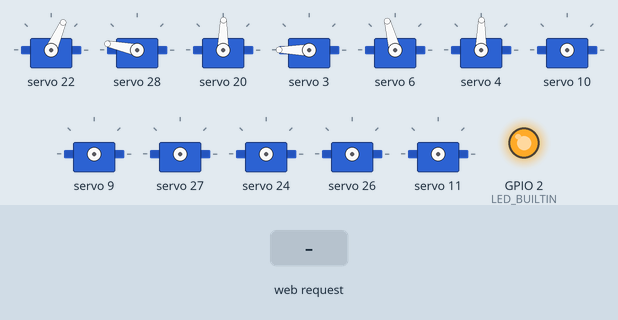
Bench run of a sketch on a simulated ESP8266 (NodeMCU). Shown: 12 × servo, output pins drawn as LEDs (lit = HIGH, except the on-board LED, lit = LOW). Dashed ring = blinking. Inputs (shaded band) come from the test bench. WiFi joins after 1.5 s; servers stay silent unless stated; uploads are accepted with an empty reply; what the sketch prints to the serial monitor is not drawn.

Above: at 2.9 s.
3.0 s: HTTP request GET /wave_left received
At 6.4 s:
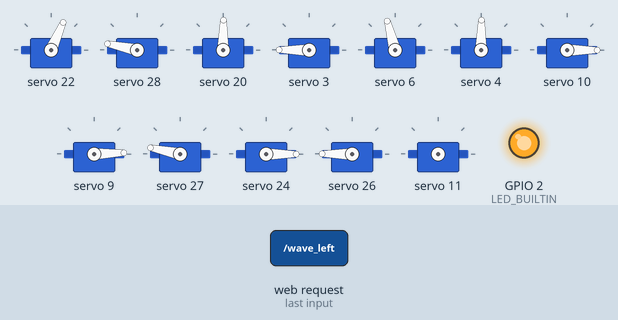
6.5 s: HTTP request GET /nod received
12.1 s: HTTP request GET /hands_up received
At 14.6 s:
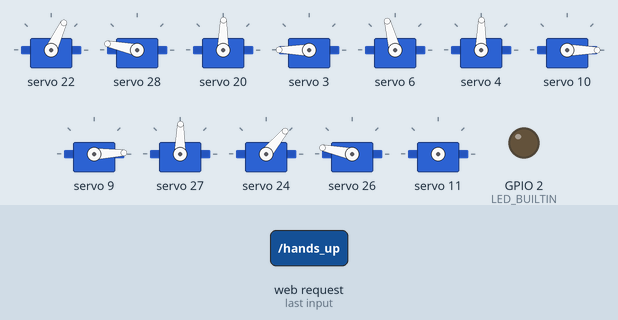
17.6 s: HTTP request GET /look_right received
At 20.9 s:
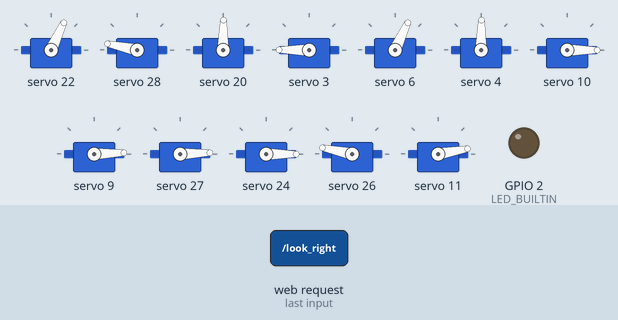
23.6 s: HTTP request GET /look_left received
At 25.5 s:
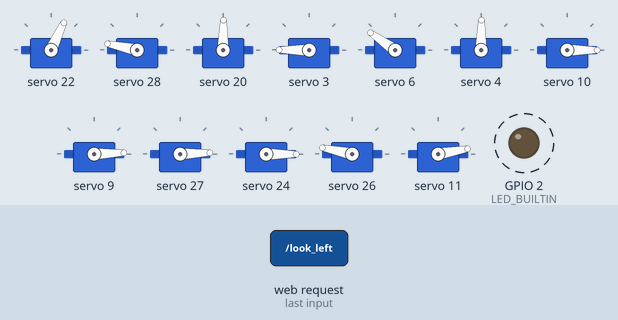
29.2 s: HTTP request GET /hands_down received
At 32.7 s:
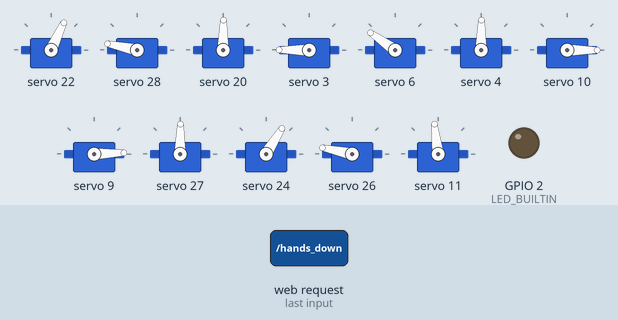
Timing chart, 0 to 34.2 s (numbered marks = the images above; inputs shaded):
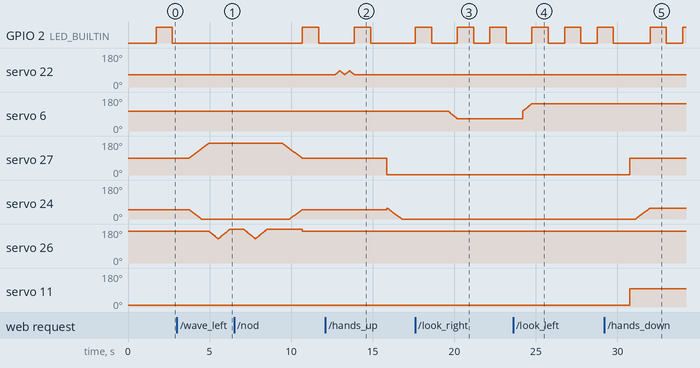

The sketch:

WiFiWebServer.ino
```cpp
#include <ESP8266WiFi.h>
#include <Wire.h>
#include <ESP8266HTTPClient.h>
#include <Adafruit_PWMServoDriver.h>

Adafruit_PWMServoDriver pwm = Adafruit_PWMServoDriver(0x41);
Adafruit_PWMServoDriver pwm1 = Adafruit_PWMServoDriver(0x40);

#define SERVOMIN 150
#define SERVOMAX 600

const char* ssid = "robotic-lab-3";
const char* password = "deepblue69";

WiFiServer server(80);
WiFiClient client;

void setup() {
  Serial.begin(115200);
  delay(10);

  Serial.println();
  Serial.println();
  Serial.print("Connecting to ");
  Serial.println(ssid);

  WiFi.begin(ssid, password);
  pinMode(LED_BUILTIN, OUTPUT);
  while (WiFi.status() != WL_CONNECTED) {
    delay(500);
    Serial.print(".");
  }
  Serial.println("");
  Serial.println("WiFi connected");

  // Start the server
  server.begin();
  Serial.println("Server started");
  // Print the IP address
  IPAddress ip_address = WiFi.localIP();
  Serial.println(ip_address);

  String ip_send = "http://whatever.beer/init.php?body=";
  ip_send += ip_address.toString();
  HTTPClient http;
  http.begin(ip_send);
  int httpCode = http.GET();
  if (httpCode > 0){
    String payload = http.getString();
    Serial.println(payload);
  }
  Serial.printf("Sentmsg: status %d", httpCode);
  http.end();

  pwm.begin();
  pwm.setPWMFreq(60);

  pwm1.begin();
  pwm1.setPWMFreq(60);
  yield();
  sit();
}

void  setServoPulse(uint8_t n, double pulse)
{
  double pulselen;

  pulselen = 1000000;
  pulselen /= 60;
  Serial.print(pulselen);
  pulselen /= 4096;
  Serial.print(pulselen);
  pulse *= 1000;
  pulse /= pulselen;
}

int   down = 0;
int   right_wave = 0;
int   left_wave = 0;
int   raand = 0;
int up = 0;

void loop() {
  LED();
  // Check if a client has connected
  WiFiClient client = server.available();
  if (!client) {
    return;
  }

  // Wait until the client sends some data
  while(!client.available()){
    delay(1);
  }
  Serial.println("new client");

  // Read the first line of the request
  String req = client.readStringUntil('\r');
  Serial.println(req);
  //client.flush();

  // Match the request
  String val;
  if (req.indexOf("/nod") != -1){
    nod();
    val = "Nodding Head";
  }
  else if (req.indexOf("/center") != -1){
    sit();
    val = "Center";
  }
  else if (req.indexOf("/hands_up") != -1){
    hands_up(&down, &up, &right_wave, &left_wave);
    val = "Hands Are Up";
  }
  else if (req.indexOf("/look_right") != -1){
    twist_left();
    val = "Looking Left";
  }
  else if (req.indexOf("/look_left") != -1){
    twist_right();
    val = "Looking Right";
  }
  else if (req.indexOf("/hands_down") != -1){
    Serial.println(left_wave);
    hands_down(&down, up, right_wave, left_wave);
    val = "Hands Are Down";
    raand = 0;
  }
  else if(req.indexOf("/wave_left") != -1){
    wave_left_hand(&left_wave);
    val = "Left Hand Waving";
    raand = 0;
  }
  else if (req.indexOf("/wave_right") != -1){
    wave_right_hand(&right_wave);
    val = "Right Hands Waving";
    raand = 0;
  }
  else{
    Serial.println("invalid request");
    client.stop();
    return;
  }

  if (req.indexOf("/wave_right") != -1){
    wave_right_hand(&right_wave);
    val = "Right Hands Waving";
    raand = 0;
  }
  //client.flush();

  // Prepare the response
  String s = "HTTP/1.1 200 OK\r\nContent-Type: text/html\r\n\r\n<!DOCTYPE HTML>\r\n<html>\r\n ";
  s += val;
  s += "</html>\n";

  // Send the response to the client
  client.print(s);
  client.stop();
  delay(1);
  Serial.println("Client disonnected");

  // The client will actually be disconnected
  // when the function returns and 'client' object is detroyed

}
```

Left_Serv.ino
```cpp
int   l_i = 0;
int   l_w = 0;
int   l_j = 0;
int   l_k = 0;

void wave_left_hand(int *l_wave){
 int z = 0;
  pwm1.setPWM(10, 0, 120);
  pwm1.setPWM(9, 0, 140);
  l_i = 0;
  while (l_i++ < 200){
    pwm.setPWM(11, 0, 360 + l_i);
    pwm.setPWM(8, 0, 260 - l_i);
    delay(5);
  }
  while (l_j++ < 4){
   if (z <= 0){
    while (z++ <= 100){
      pwm.setPWM(10, 0, 560 - z);
      delay(5);
    }
  }
  else{
    while (z-- >= -100){
      pwm.setPWM(10, 0, 560 - z);
      delay(5);
    }
  }
  }
  delay(500);
  while (l_i-- >= 0){
    pwm.setPWM(8, 0, 260 - l_i);
    pwm.setPWM(11, 0, 360 + l_i);
    delay(5);
  }
  pwm.setPWM(10, 0, 560);
  *l_wave = 1;
}
```

Legs.ino
```cpp
void  LED(){
  digitalWrite(LED_BUILTIN, HIGH);   // turn the LED on (HIGH is the voltage level)
  delay(1000);                       // wait for a second
  digitalWrite(LED_BUILTIN, LOW);    // turn the LED off by making the voltage LOW
  delay(1000);
}
int z = 0;
void neck(){

  pwm.setPWM(6, 0, 160);
}

void sit(){
  pwm.setPWM(6, 0, 300);
  pwm.setPWM(12, 0, 560);
  pwm.setPWM(4, 0, 360);
  pwm1.setPWM(3, 0, 600);
  pwm1.setPWM(6, 0, 400);
  pwm1.setPWM(4, 0, 360);
}

void nod(){
  int   x = 0;
  int   y = 0;
  int   z = 0;
  while (z++ < 4){
    if (x <= 0){
      while (x++ <= 50){
        pwm.setPWM(6, 0, 300 + x);
        delay(5);
    }
  }
  else{
    while (x-- >= 0){
      pwm.setPWM(6, 0, 300 + x);
      delay(5);
    }
  }
  }
}

void  twist_left(){
  int   x = 0;
  int   y = 0;
  int   z = 0;
  if (x <= 0){
    while (x++ <= 100){
      pwm1.setPWM(6, 0, 400 - x);
      delay(5);
  }
  //delay(200);
}
else{
  while (x-- >= 0){
    pwm1.setPWM(6, 0, 400 - x);
    delay(5);
  }
}
}

void  twist_right(){
  int   x = 0;
  int   y = 0;
  int   z = 0;
  if (x <= 0){
    while (x++ <= 100){
      pwm1.setPWM(6, 0, 400 + x);
      delay(5);
  }
  //delay(200);
}
else{
  while (x-- >= 0){
    pwm1.setPWM(6, 0, 400 + x);
    delay(5);
  }
}
}
```

Right_Serv.ino
```cpp
int   r_i = 0;
int   r_w = 0;
int   r_j = 0;

void wave_right_hand(int *r_wave){
  pwm1.setPWM(10, 0, 120);
  pwm1.setPWM(9, 0, 140);
  r_i = 0;
  while (r_i++ < 200){
    pwm1.setPWM(11, 0, 380 + r_i);
    pwm1.setPWM(8, 0, 260 + r_i);
    LED();
    delay(5);
  }
  *r_wave = 1;
}
```

Two_In_Sync.ino
```cpp
int   i = 0;
int   w = 0;
int   j = 0;
int   k = 0;

//R-HTWT 4
//S-TWT 6
//R-ASS 7

void hands_up(int *down, int *h_up, int *r, int *l){
  pwm1.setPWM(11, 0, 160);
  pwm1.setPWM(10, 0, 120);
  pwm1.setPWM(9, 0, 140);

  pwm.setPWM(11, 0, 140);//140
  pwm.setPWM(10, 0, 560);//120
  pwm.setPWM(9, 0, 280);//260
  while (i++ < 200){
    pwm1.setPWM(8, 0, 240 + i);
    pwm.setPWM(8, 0, 280 - i);
    delay(5);
    Serial.println(i);
  }
  delay(500);
  ///hands_down(h_up, r, l);
  Serial.print("exit");
  *r = 0;
  *l = 0;
  *h_up = 1;
  *down = 0;
}

void hands_down(int *down, int up, int r, int l){
  if (up == 0){
    return ;
  }
  else if (*down == 1){
    return ;
  }
  i = 200;
  Serial.println("Moving arms down.");
  pwm1.setPWM(11, 0, 380);
  pwm1.setPWM(10, 0, 120);
  pwm1.setPWM(9, 0, 140);

  pwm.setPWM(11, 0, 360);//140
  pwm.setPWM(10, 0, 560);//120
  pwm.setPWM(9, 0, 280);//260
  while (i-- > 0){
    pwm1.setPWM(8, 0, 240 + i);
    pwm.setPWM(8, 0, 280 - i);
    delay(5);
  }
  *down = 1;
}

void  idle(){
  int d = 0;
  for(int i = 0; i < 5; i++){
    //hands_down(&d);
    if (raand == 0)
      return ;
    //hands_up();
    if (raand == 0)
      return ;
    //hands_down(&d);
    if (raand == 0)
      return ;
    //wave_right_hand();
  }
}
```

Measured:
- after the input at 3.0 s, GPIO 2 (LED_BUILTIN): stays LOW (without the input it goes to HIGH after 0.72 s); servo 27: moves from 90° to 168° over 1.2 s, starting after 0.74 s; servo 24: moves from 49° to 0° over 0.75 s, starting after 0.74 s
- after the input at 12.1 s, GPIO 2 (LED_BUILTIN): goes on until 14.9 s, then stays LOW; servo 27: 89° → 2° after 3.8 s
- after the input at 17.6 s, servo 6: moves from 105° to 65° over 0.56 s, starting after 2.0 s
- after the input at 23.6 s, servo 6: moves from 65° to 145° over 0.55 s, starting after 0.59 s
- after the input at 29.2 s, servo 27: 2° → 89° after 1.6 s; servo 24: moves from 0° to 58° over 0.89 s, starting after 1.9 s; servo 11: 10° → 97° after 1.6 s
